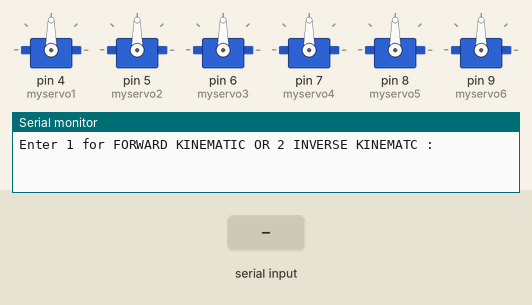
Simulated run of this sketch. Board: Arduino Uno, built with avr-gcc and run on an emulated ATmega328P. Parts: 6 × servo, the last lines printed to the serial monitor. Inputs (shaded band) come from the test bench.

Above: at 1.2 s.
1.3 s: "90,45,200\n" received over Serial
3.8 s: "1\n" received over Serial
5.3 s: "30,150,10\n" received over Serial
At 8.8 s:
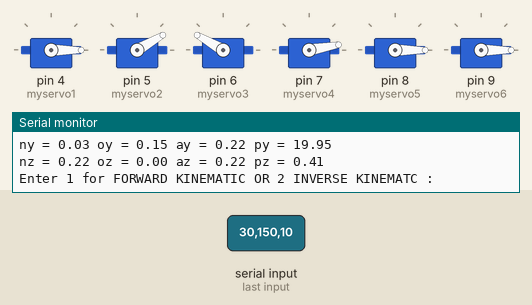
Timing chart, 0 to 10.3 s (numbered marks = the images above; inputs shaded):
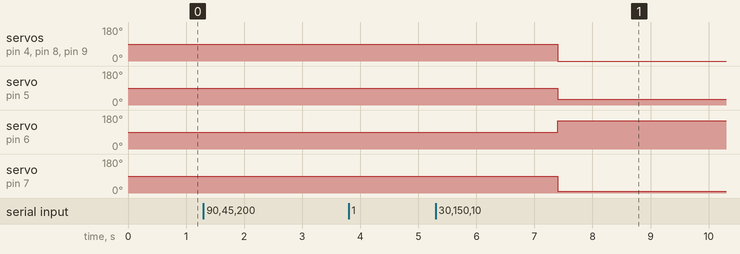

Measured:
- after the input at 5.3 s, servo on pin 4 (myservo1), servo on pin 8 (myservo5), servo on pin 9 (myservo6): 90° → 0° after 2.1 s instead of 4.6 s; servo on pin 5 (myservo2): 90° → 30° after 2.1 s; servo on pin 6 (myservo3): 90° → 150° after 2.1 s; servo on pin 7 (myservo4): 90° → 10° after 2.1 s

The sketch:

CODE.ino
```cpp
/*************************************************************************/
/**Kinematics Analysis and Modeling of 6 Degree of Freedom Robotic Arm  **/
/*************************************************************************/
#include <math.h>
#include<Servo.h>

float px,py,pz;
float ox,oy,oz;
float nx,ny,nz;
float ax,ay,az;
float d1,d2,d3,d4,d5,d6;
float a4 = 90;
float a3 = 90;
float D5 = 30;
float D1 = 45;

int x,y;
float d;

int L1=7;
int L2=5;
char inSerial[15];
int a;
Servo myservo1;
Servo myservo2;
Servo myservo3;
Servo myservo4;
Servo myservo5;
Servo myservo6;
void setup() {
  myservo1.attach(4);
  myservo2.attach(5);
  myservo3.attach(6);
  myservo4.attach(7);
  myservo5.attach(8);
  myservo6.attach(9);
  Serial.begin(9600);
  Serial.println("Enter 1 for FORWARD KINEMATIC OR 2 INVERSE KINEMATC : ");
}


void loop() {
  if (Serial.available() > 0) {
    a=Serial.parseInt();
    if (a == 1) {
      Serial.println("--------FORWARD KINEMATIC---------");
      Serial.print("Enter the first angle : ");
      while (1){
          d1 = Serial.parseInt();
          if (d1>-1){
              Serial.println(d1);
              break;}
              }
      Serial.print("Enter the second angle : ");
      while (1){
          d2 = Serial.parseInt();
          if (d2>-1){
              Serial.println(d2);
              break;}
              }
      Serial.print("Enter the 3 angle : ");
      while (1){
          d3 = Serial.parseInt();
          if (d3>-1){
              Serial.println(d3);
              break;}
              }
      Serial.print("Enter the 4 angle : ");
      while (1){
          d4 = Serial.parseInt();
          if (d4>-1){
              Serial.println(d4);
              break;}
              }
      Serial.print("Enter the 5 angle : ");
      while (1){
          d5 = Serial.parseInt();
          if (d5>-1){
              Serial.println(d5);
              break;}
              }
       Serial.print("Enter the 6 angle : ");
      while (1){
          d6 = Serial.parseInt();
          if (d6>-1){
              Serial.println(d6);
              break;}
              }
      float C1 = cos(d1);
      float C2 = cos(d2);
      float C3 = cos(d3);
      float C4 = cos(d4);
      float C5 = cos(d5);
      float C6 = cos(d6);
      float S1 = sin(d1);
      float S2 = sin(d2);
      float S3 = sin(d3);
      float S4 = sin(d4);
      float S5 = sin(d5);
      float S6 = sin(d6);
      float C23 = cos(d2+d3);
      float S23 = sin(d2+d3);
      float C345 = sin(d5+d3+d4);
      float S345 = sin(d5+d3+d4);
      float C12 = C1*C2 - S1*S2;
      float S12 = C1*S2 - S1*C2;
      //float C234 = C2*(C3*C4-S3*S4)-S2*(C4*S3+C3*S4);
      //float S234 = S2*(C3*C4 - S3*S4)+C2*(S3*C4+C3*S4);
      nx = C6 * C12 * C345 - S6 * S12 ;
      ny = C6 * C12 * C345 + C12 * S6 ;
      nz = C6 * S345 ;
      ox = -C12*S6*C345 - S12*C6;
      oy = -S6*S12*C345 + C12*C6;
      oz = -S6 * S345;
      ax = -C12 * S345;
      ay = -S12 * S345;
      az = C345;
      px = a4 * C12 * C3 * C4 - a4 * C12 * S3 * S4 + S12 * D5 + a3 * C12 * C3 ;
      py = a4 * S12 * C3 * C4 - a4 * S12 * S3 * S4 - C12 * D5 + a3 * S12 * C3 ;
      pz = a4 * S3 * C4 + a4 * C3 * S4 + a3 * S3 + D1 ;
      //x = L1 * cos(d1) + L2 * cos(d1+d2);
      //y = L1 * sin(d1) + L2 * sin(d1+d1);
      Serial.println("The points :");
      Serial.print("nx = ");
      Serial.print(nx);
      Serial.print(" ox = ");
      Serial.print(ox);
      Serial.print(" ax = ");
      Serial.print(ax);
      Serial.print(" px = ");
      Serial.println(px);

      Serial.print("ny = ");
      Serial.print(ny);
      Serial.print(" oy = ");
      Serial.print(oy);
      Serial.print(" ay = ");
      Serial.print(ay);
      Serial.print(" py = ");
      Serial.println(py);

      Serial.print("nz = ");
      Serial.print(nz);
      Serial.print(" oz = ");
      Serial.print(oz);
      Serial.print(" az = ");
      Serial.print(az);
      Serial.print(" pz = ");
      Serial.println(pz);

      myservo1.write(d1);
      myservo2.write(d2);
      myservo3.write(d3);
      myservo4.write(d4);
      myservo5.write(d5);
      myservo6.write(d6);
      Serial.println("Enter 1 for FORWARD KINEMATIC OR 2 INVERSE KINEMATC : ");
    }
    else if (a == 2){
      Serial.println("--------INVERSE KINEMATIC---------");
      Serial.print("Enter nx : ");
      while (1){
          nx = Serial.parseInt();
          if (nx>-1){
              Serial.println(nx);
              break;}}
      Serial.print("Enter ny : ");
      while (1){
          ny = Serial.parseInt();
          if (ny>-1){
              Serial.println(ny);
              break;}}
      Serial.print("Enter nz : ");
      while (1){
          nz = Serial.parseInt();
          if (nz>1){
              Serial.println(nz);
              break;}}
      Serial.print("Enter ox : ");
      while (1){
          ox = Serial.parseInt();
          if (ox>-1){
              Serial.println(ox);
              break;}}
      Serial.print("Enter oy : ");
      while (1){
          oy = Serial.parseInt();
          if (oy>-1){
              Serial.println(oy);
              break;}}
      Serial.print("Enter oz : ");
      while (1){
          oz = Serial.parseInt();
          if (oz>1){
              Serial.println(oz);
              break;}}
      Serial.print("Enter ax : ");
      while (1){
          ax = Serial.parseInt();
          if (ax>-1){
              Serial.println(ax);
              break;}}
      Serial.print("Enter ay : ");
      while (1){
          ay = Serial.parseInt();
          if (ay>-1){
              Serial.println(ay);
              break;}}
      Serial.print("Enter az : ");
      while (1){
          az = Serial.parseInt();
          if (az>1){
              Serial.println(az);
              break;}}
      Serial.print("Enter px : ");
      while (1){
          px = Serial.parseInt();
          if (px>-1){
              Serial.println(px);
              break;}}
      Serial.print("Enter py : ");
      while (1){
          py = Serial.parseInt();
          if (py>-1){
              Serial.println(py);
              break;}}
      Serial.print("Enter pz : ");
      while (1){
          pz = Serial.parseInt();
          if (pz>1){
              Serial.println(pz);
              break;}}
      float S3 = sin(d3);
      float S34 = (a3*S3-pz+D1)/a4;
      float d34 = atan2(S34,sqrt(1-S34*S34));
      d4 = d34 -d3;
      d2 = atan2(px,-py)+atan2(sqrt(px*px+py*py-(D1+D5)*(D1+D5)),D1 + D5);
      float d12 = (ax/ay)*atan2(ay,ax);
      d1 = d12-d2;
      float C12 = cos(d12);
      float S12 = sin(d12);
      d6 = atan2(sqrt(1-(C12*oy - S12*ox)*(C12*oy - S12*ox)),(C12 * oy - S12 * ox));
      float S2 = sin(d2);
      float d23 = atan2(px,-py)+atan2(sqrt(px*px+py*py-(a3*S2 + D1+D5)*(a3*S2 + D1+D5)),(a3*S2 + D1+D5));
      d3 = d23 - d2;
      float d345 = (1/az)*atan2(sqrt(1-az*az),az);
      d5 = d345 - d3 - d4;

      Serial.print("D1 = ");
      Serial.println(d1);
      Serial.print("D2 = ");
      Serial.println(d2);
      Serial.print("D3 = ");
      Serial.println(d3);
      Serial.print("D4 = ");
      Serial.println(d4);

      Serial.print("D5 = ");
      Serial.println(d5);
      Serial.print("D6 = ");
      Serial.println(d6);
      myservo1.write(d1);
      myservo2.write(d2);
      myservo3.write(d3);
      myservo4.write(d4);
      myservo5.write(d5);
      myservo6.write(d6);
      Serial.println("Enter 1 for FORWARD KINEMATIC OR 2 INVERSE KINEMATC : ");
      }
    else   {
      Serial.println("Not a number.");
    }
  } // end: if (Serial.available() > 0)

}
```
